Frame 1 (no input): blank canvas, image omitted
Frame 60 (no input): blank canvas, image omitted
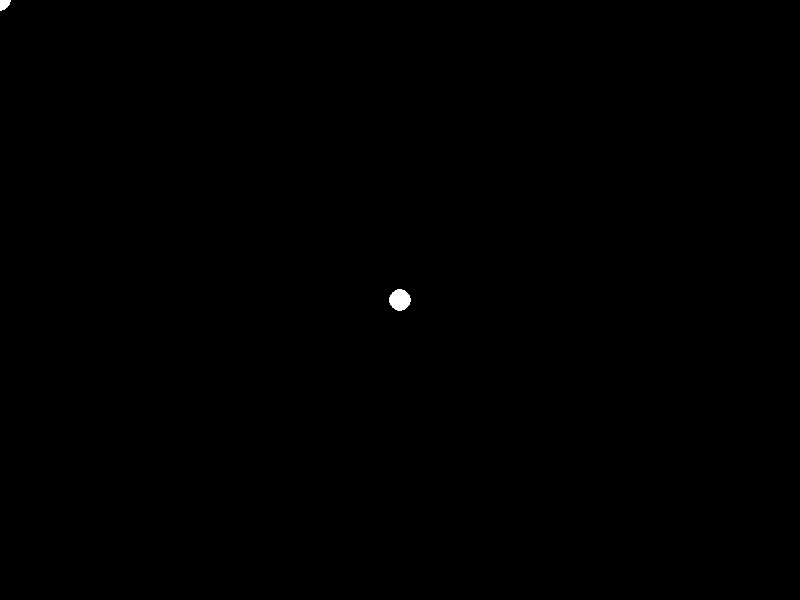
Frame 120 (the mouse pressed at the canvas centre since frame 60)

The p5.js sketch whose frames 1 and 60 were blank and that drew this single picture after the mouse press (run headless with seeded random() and noise() and a simulated clock; from frame 60 on, the mouse is pressed at the canvas centre):

// p5.js sketch
// ── sketch.js
function setup() {
  createCanvas(800,600);
  background(0);
}

function draw() {
  stroke(255);
  ellipse(mouseX, mouseY, 20, 20);
}
